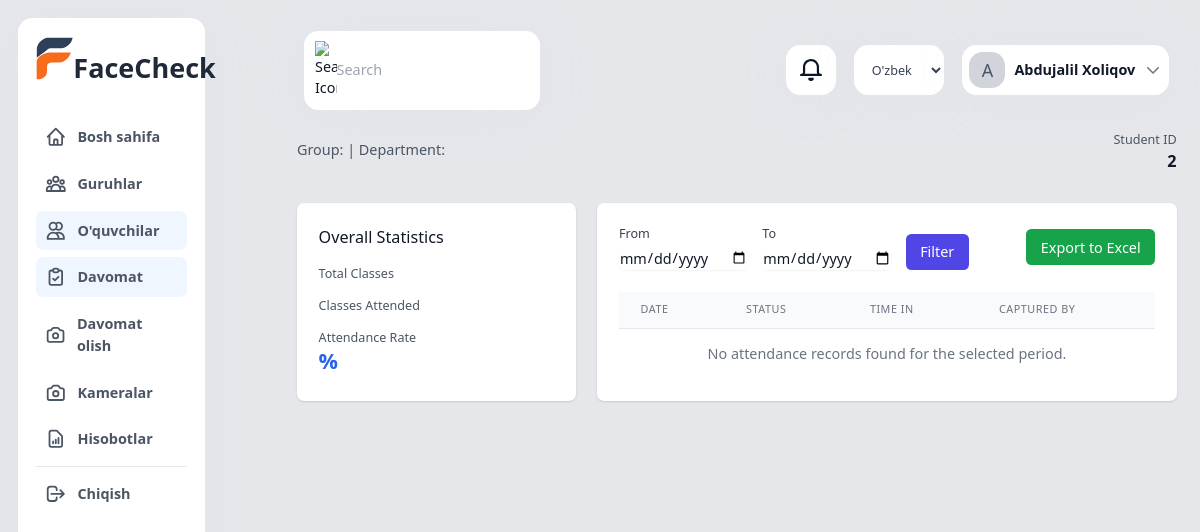
The page /uz/attendance/student/2/ (signed in) on the database its author committed.
### app/models.py (models this page shows, shortened)
class CustomUser(AbstractUser):
    USER_TYPE_CHOICES = (
        ('super_admin', 'Super Admin'),
        ('management', 'Rahbariyat'),
        ('teacher', 'O\'qituvchi'),
        ('student', 'O\'quvchi'),
        ('parent', 'Ota-ona'),
    )
    user_type = models.CharField(max_length=20, choices=USER_TYPE_CHOICES)
    phone_number = models.CharField(max_length=15, blank=True)
    profile_image = models.ImageField(upload_to='profile_pictures/', null=False, blank=False)
    face_encoding = models.BinaryField(null=True, blank=True)
    class Meta:
        verbose_name = _('Foydalanuvchi')
        verbose_name_plural = _('Foydalanuvchilar')

class Student(models.Model):
    user = models.OneToOneField(CustomUser, on_delete=models.CASCADE)
    groups = models.ManyToManyField(Group, related_name='students')
    parents = models.ManyToManyField(CustomUser, related_name='children')
    student_id = models.CharField(_("O'quvchi ID"), max_length=20, unique=True)
    class Meta:
        verbose_name = _("O'quvchi")
        verbose_name_plural = _("O'quvchilar")

### app/views.py (the view)
# urls.py: path('attendance/student/<int:student_id>/', views.student_attendance, name='student_attendance'),
@login_required
def student_attendance(request, student_id):
    student = get_object_or_404(Student.objects.select_related('user'), pk=student_id)
    start_date = request.GET.get('start_date')
    end_date = request.GET.get('end_date')
    group_id = request.GET.get('group')
    attendances = Attendance.objects.filter(student=student)
    if start_date:
        attendances = attendances.filter(date__gte=start_date)
    if end_date:
        attendances = attendances.filter(date__lte=end_date)
    if group_id:
        attendances = attendances.filter(group_id=group_id)
    groups = student.groups.all()
    return render(request, 'attendance/student.html', {
        'student': student,
        'attendances': attendances,
        'groups': groups,
        'selected_group': group_id,
        'start_date': start_date,
        'end_date': end_date
    })

### app/context_processors.py (called while the page is built)
def camera_status(request):
    context = {}
    if request.user.is_authenticated and (request.user.is_staff or request.user.is_superuser):
        context['active_camera_count'] = Camera.objects.filter(active=True).count()
    return context

### app/templates/attendance/student.html (shortened to what this page needs)
{% extends 'base.html' %}
{% load report_filters %}
{% block content %}
<div class="container mx-auto px-4">
    <div class="mb-8">
        <div class="flex justify-between items-start">
            <div>
                <p class="mt-2 text-gray-600">Group: {{ student.group.name }} | Department: {{ student.group.department.name }}</p>
            </div>
            <div class="text-right">
                <div class="text-sm text-gray-600">Student ID</div>
                <div class="text-lg font-semibold">{{ student.student_id }}</div>
            </div>
        </div>
    </div>
    <div class="grid grid-cols-1 md:grid-cols-3 gap-6 mb-8">
        <div class="bg-white rounded-lg shadow p-6">
            <h3 class="text-lg font-medium text-gray-900 mb-4">Overall Statistics</h3>
            <div class="space-y-4">
                <div>
                    <div class="text-sm text-gray-600">Total Classes</div>
                </div>
                <div>
                    <div class="text-sm text-gray-600">Classes Attended</div>
                </div>
                <div>
                    <div class="text-sm text-gray-600">Attendance Rate</div>
                    <div class="text-2xl font-semibold text-blue-600">{{ attendance_rate }}%</div>
                </div>
            </div>
        </div>
        <div class="md:col-span-2">
            <div class="bg-white rounded-lg shadow p-6">
                <div class="flex justify-between items-center mb-6">
                    <form method="get" class="flex space-x-4">
                        <div>
                            <label for="date_from" class="block text-sm font-medium text-gray-700">From</label>
                            <input type="date" name="date_from" id="date_from" value="{{ date_from|date:'Y-m-d' }}"
                                class="mt-1 block w-full rounded-md border-gray-300 shadow-sm focus:border-indigo-500 focus:ring-indigo-500">
                        </div>
                        <div>
                            <label for="date_to" class="block text-sm font-medium text-gray-700">To</label>
                            <input type="date" name="date_to" id="date_to" value="{{ date_to|date:'Y-m-d' }}"
                                class="mt-1 block w-full rounded-md border-gray-300 shadow-sm focus:border-indigo-500 focus:ring-indigo-500">
                        </div>
                        <div class="flex items-end">
                            <button type="submit"
                                class="bg-indigo-600 text-white px-4 py-2 rounded-md hover:bg-indigo-700">
                                Filter
                            </button>
                        </div>
                    </form>
                    <a href="{% url 'export_student_attendance' student.id %}?date_from={{ date_from|date:'Y-m-d' }}&date_to={{ date_to|date:'Y-m-d' }}"
                        class="bg-green-600 text-white px-4 py-2 rounded-md hover:bg-green-700">
                        Export to Excel
                    </a>
                </div>
                <div class="overflow-x-auto">
                    <table class="min-w-full divide-y divide-gray-200">
                        <thead class="bg-gray-50">
                            <tr>
                                <th scope="col"
                                    class="px-6 py-3 text-left text-xs font-medium text-gray-500 uppercase tracking-wider">
                                    Date
                                </th>
                                <th scope="col"
                                    class="px-6 py-3 text-left text-xs font-medium text-gray-500 uppercase tracking-wider">
                                    Status
                                </th>
                                <th scope="col"
                                    class="px-6 py-3 text-left text-xs font-medium text-gray-500 uppercase tracking-wider">
                                    Time In
                                </th>
                                <th scope="col"
                                    class="px-6 py-3 text-left text-xs font-medium text-gray-500 uppercase tracking-wider">
                                    Captured By
                                </th>
                            </tr>
                        </thead>
                        <tbody class="bg-white divide-y divide-gray-200">
                            {% for record in attendance_records %}
                            <tr>
                                <td class="px-6 py-4 whitespace-nowrap">
                                    <div class="text-sm text-gray-900">{{ record.date|date:"d M Y" }}</div>
                                </td>
                                <td class="px-6 py-4 whitespace-nowrap">
                                    {% if record.is_present %}
                                    <span class="inline-flex items-center px-2.5 py-0.5 rounded-full text-xs font-medium bg-green-100 text-green-800">
                                        Present
                                    </span>
                                    {% else %}
                                    <span class="inline-flex items-center px-2.5 py-0.5 rounded-full text-xs font-medium bg-red-100 text-red-800">
                                        Absent
                                    </span>
                                    {% endif %}
                                </td>
                                <td class="px-6 py-4 whitespace-nowrap">
                                    <div class="text-sm text-gray-900">{{ record.time_in|time:"H:i" }}</div>
                                </td>
                                <td class="px-6 py-4 whitespace-nowrap">
                                    <div class="text-sm text-gray-900">{{ record.captured_by.get_full_name }}</div>
                                </td>
                            </tr>
                            {% empty %}
                            <tr>
                                <td colspan="4" class="px-6 py-4 text-center text-gray-500">
                                    No attendance records found for the selected period.
                                </td>
                            </tr>
                            {% endfor %}
                        </tbody>
                    </table>
                </div>
            </div>
        </div>
    </div>
</div>
{% endblock %}

### app/templates/details/header.html (shortened to what this page needs)
{% load static %}
{% load i18n %}
<div class="container w-full mx-auto p-6">
    <div class="flex justify-between items-center mb-7.5">
        <div class="search-bar flex items-center bg-white rounded-2xl p-3 w-[16.375rem] shadow-[0px_6px_58px_#c3cbd61a]">
            <img src="{% static 'assets/images/img_icn_general_search.svg' %}" alt="{% trans 'Search Icon' %}" width="24" height="24" class="mr-2.75" />
            <input type="text" placeholder="{% trans 'Search' %}" class="border-none outline-none text-base text-gray-600 w-full bg-transparent" />
        </div>
        <div class="user-actions flex items-center">
            <div class="notifications bg-white rounded-2xl w-14 h-14 flex justify-center items-center mr-5 shadow-[0px_6px_58px_#c3cbd61a] cursor-pointer">
                <img src="{% static 'assets/images/img_icn_general_notifications.svg' %}" alt="{% trans 'Notifications' %}" width="24" height="24" />
            </div>
            <div class="relative flex items-center">
                <form action="{% url 'set_language' %}" method="post" class="mr-5">
                    <select name="language" onchange="this.form.submit()" class="bg-white rounded-2xl h-14 w-[100px] text-sm text-gray-700 px-4 py-1 shadow-[0px_6px_58px_#c3cbd61a] focus:outline-none hover:bg-gray-50 cursor-pointer">
                        {% get_current_language as LANGUAGE_CODE %}
                        {% get_available_languages as LANGUAGES %}
                        {% for lang in LANGUAGES %}
                            <option value="{{ lang.0 }}" {% if lang.0 == LANGUAGE_CODE %}selected{% endif %}>
                                {{ lang.1 }}
                            </option>
                        {% endfor %}
                    </select>
                </form>
                <button type="button" onclick="toggleDropdown()" class="user-profile flex items-center bg-white h-14 rounded-2xl p-2 shadow-[0px_6px_58px_#c3cbd61a] hover:bg-gray-50">
                    {% if request.user.profile_image %}
                        <img src="{{ request.user.profile_image.url }}" alt="{% trans 'User Profile' %}" class="profile-pic w-[40px] rounded-[0.9375rem] mr-2.5" />
                    {% else %}
                        <span class="profile-pic w-[40px] h-[40px] rounded-[0.9375rem] mr-2.5 bg-gray-300 flex items-center justify-center text-xl text-gray-600">{{ request.user.get_full_name|make_list|first|upper }}</span>
                    {% endif %}
                    <span class="text-base font-bold text-gray-900 mr-2.5">{{ user.get_full_name }}</span>
                    <svg class="w-5 h-5 text-gray-500" fill="none" stroke="currentColor" viewBox="0 0 24 24">
                        <path stroke-linecap="round" stroke-linejoin="round" stroke-width="2" d="M19 9l-7 7-7-7" />
                    </svg>
                </button>
            </div>
        </div>
    </div>
</div>

### app/templates/base.html (style rules this page uses)
body { zoom: 0.9; -moz-transform: scale(0.9); -moz-transform-origin: 0 0; }

### rows shown on the page
CustomUser: user.get_full_name|make_list "A", get_full_name "Abdujalil Xoliqov"
Student: student_id "2"

### other values the page prints
form field language "O'zbek tili"
